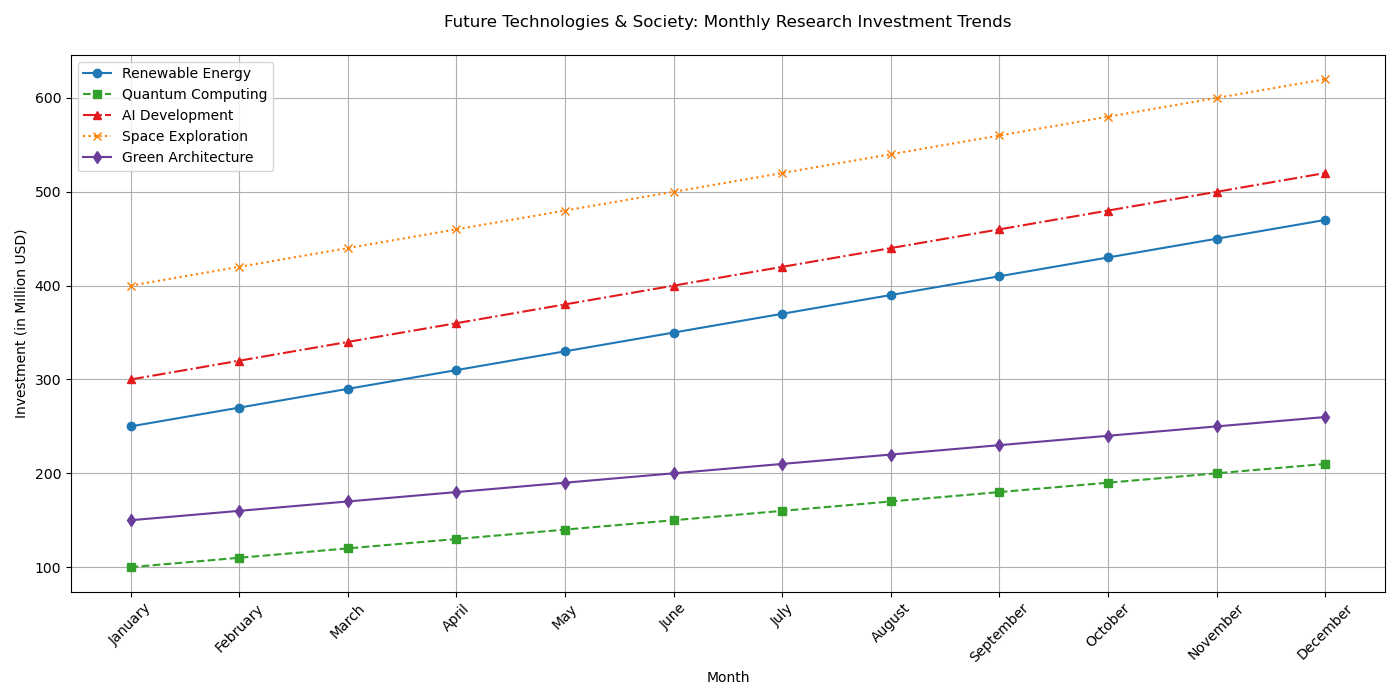

Write Python code to recreate this figure.

import matplotlib.pyplot as plt

data = [
    {'Month': 'January', 'Renewable Energy': 250, 'Quantum Computing': 100, 'AI Development': 300, 'Space Exploration': 400, 'Green Architecture': 150},
    {'Month': 'February', 'Renewable Energy': 270, 'Quantum Computing': 110, 'AI Development': 320, 'Space Exploration': 420, 'Green Architecture': 160},
    {'Month': 'March', 'Renewable Energy': 290, 'Quantum Computing': 120, 'AI Development': 340, 'Space Exploration': 440, 'Green Architecture': 170},
    {'Month': 'April', 'Renewable Energy': 310, 'Quantum Computing': 130, 'AI Development': 360, 'Space Exploration': 460, 'Green Architecture': 180},
    {'Month': 'May', 'Renewable Energy': 330, 'Quantum Computing': 140, 'AI Development': 380, 'Space Exploration': 480, 'Green Architecture': 190},
    {'Month': 'June', 'Renewable Energy': 350, 'Quantum Computing': 150, 'AI Development': 400, 'Space Exploration': 500, 'Green Architecture': 200},
    {'Month': 'July', 'Renewable Energy': 370, 'Quantum Computing': 160, 'AI Development': 420, 'Space Exploration': 520, 'Green Architecture': 210},
    {'Month': 'August', 'Renewable Energy': 390, 'Quantum Computing': 170, 'AI Development': 440, 'Space Exploration': 540, 'Green Architecture': 220},
    {'Month': 'September', 'Renewable Energy': 410, 'Quantum Computing': 180, 'AI Development': 460, 'Space Exploration': 560, 'Green Architecture': 230},
    {'Month': 'October', 'Renewable Energy': 430, 'Quantum Computing': 190, 'AI Development': 480, 'Space Exploration': 580, 'Green Architecture': 240},
    {'Month': 'November', 'Renewable Energy': 450, 'Quantum Computing': 200, 'AI Development': 500, 'Space Exploration': 600, 'Green Architecture': 250},
    {'Month': 'December', 'Renewable Energy': 470, 'Quantum Computing': 210, 'AI Development': 520, 'Space Exploration': 620, 'Green Architecture': 260}
]

months = [entry['Month'] for entry in data]
renewable_energy = [entry['Renewable Energy'] for entry in data]
quantum_computing = [entry['Quantum Computing'] for entry in data]
ai_development = [entry['AI Development'] for entry in data]
space_exploration = [entry['Space Exploration'] for entry in data]
green_architecture = [entry['Green Architecture'] for entry in data]

plt.figure(figsize=(14, 7))
plt.plot(months, renewable_energy, marker='o', linestyle='-', color='#1f78b4', label='Renewable Energy')
plt.plot(months, quantum_computing, marker='s', linestyle='--', color='#33a02c', label='Quantum Computing')
plt.plot(months, ai_development, marker='^', linestyle='-.', color='#e31a1c', label='AI Development')
plt.plot(months, space_exploration, marker='x', linestyle=':', color='#ff7f00', label='Space Exploration')
plt.plot(months, green_architecture, marker='d', linestyle='-', color='#6a3d9a', label='Green Architecture')

plt.title('Future Technologies & Society: Monthly Research Investment Trends', pad=20)
plt.xlabel('Month')
plt.ylabel('Investment (in Million USD)')
plt.xticks(rotation=45)
plt.legend(loc='upper left')
plt.grid(True)
plt.tight_layout()
plt.show()
